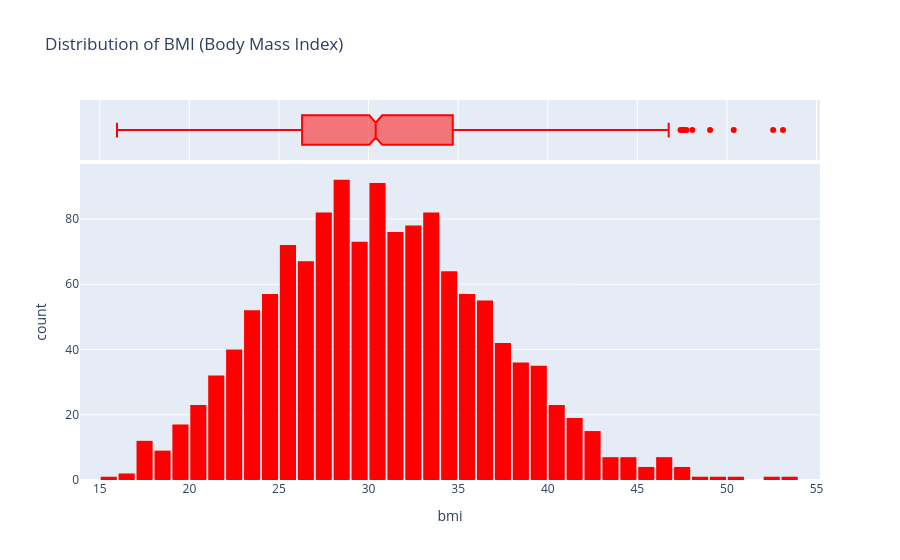

Here is the notebook cell this chart was saved with:
### Markdown cell above
## Body Mass Index (BMI)

### Code cell
fig = px.histogram(medical_df,
                   x='bmi',
                   marginal='box',
                   color_discrete_sequence=['red'],
                   title='Distribution of BMI (Body Mass Index)')
fig.update_layout(bargap=0.1)
fig.show()

### Figure 1 — Plotly figure (JSON) as saved in the notebook; plotly's stock layout.template omitted (floating-point values rounded to 4 significant figures; data arrays with more than 128 entries replaced by an {"elided": "..."} marker saying what was removed)
{"data": [{"bingroup": "x", "hovertemplate": "bmi=%{x}<br>count=%{y}<extra></extra>", "legendgroup": "", "marker": {"color": "red", "pattern": {"shape": ""}}, "name": "", "orientation": "v", "showlegend": false, "type": "histogram", "x": {"elided": "1338 float values"}, "xaxis": "x", "yaxis": "y"}, {"hovertemplate": "bmi=%{x}<extra></extra>", "legendgroup": "", "marker": {"color": "red"}, "name": "", "notched": true, "showlegend": false, "type": "box", "x": {"elided": "1338 float values"}, "xaxis": "x2", "yaxis": "y2"}], "layout": {"bargap": 0.1, "barmode": "relative", "legend": {"tracegroupgap": 0}, "title": {"text": "Distribution of BMI (Body Mass Index)"}, "xaxis": {"anchor": "y", "domain": [0, 1], "title": {"text": "bmi"}}, "xaxis2": {"anchor": "y2", "domain": [0, 1], "matches": "x", "showgrid": true, "showticklabels": false}, "yaxis": {"anchor": "x", "domain": [0, 0.8316], "title": {"text": "count"}}, "yaxis2": {"anchor": "x2", "domain": [0.8416, 1], "matches": "y2", "showgrid": false, "showline": false, "showticklabels": false, "ticks": ""}}}
